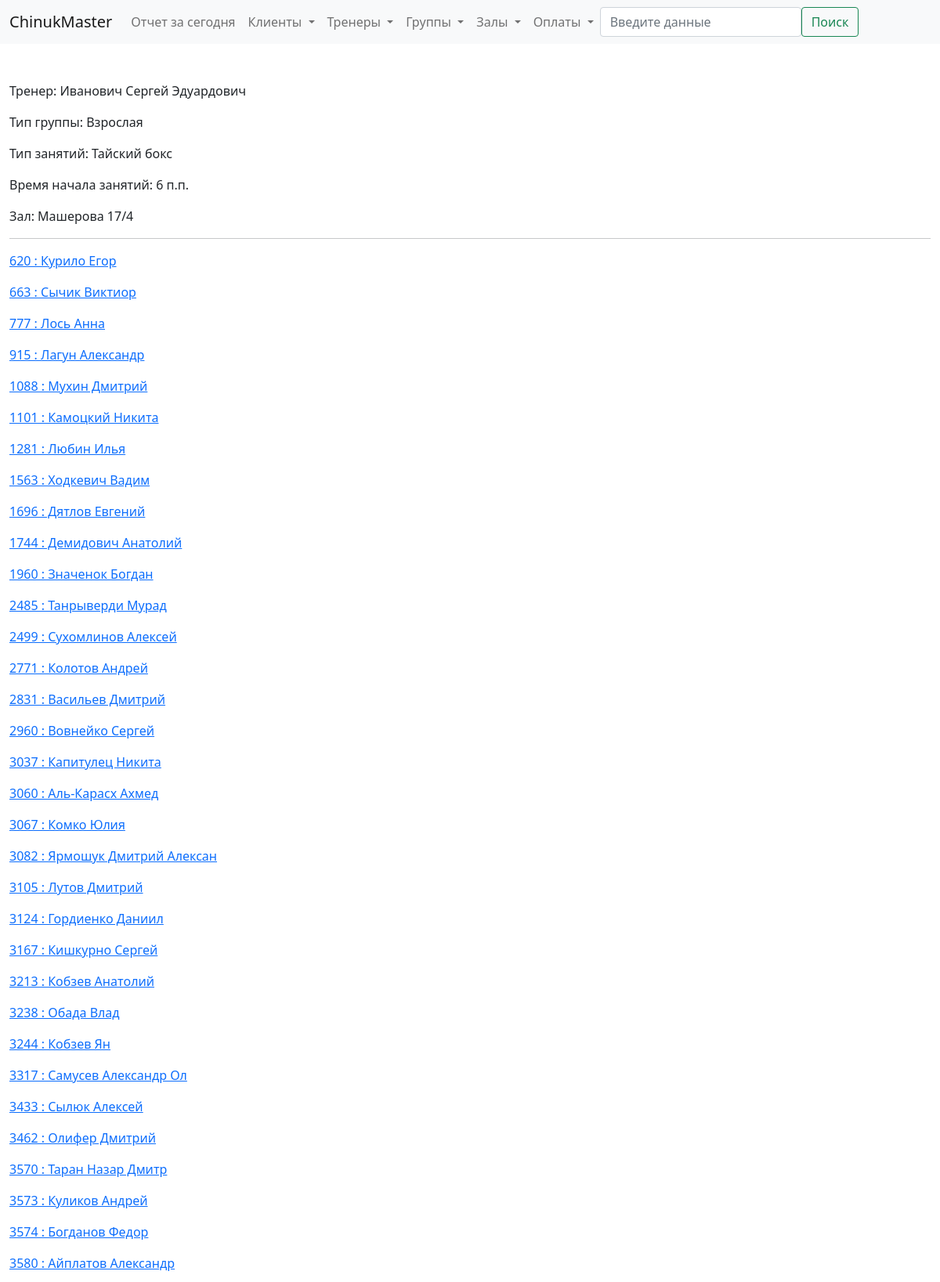
/group/9 (upper part), run on the app's committed database.
### billing/models.py (models this page shows, shortened)
class Group(models.Model):
    gr_type_choices = [
        ('A', 'Взрослая'),
        ('C', 'Детская')
    ]
    sport_type_choices = [
        ('B', 'Классический бокс'),
        ('T', 'Тайский бокс'),
        ('W', 'Женская группа'),
        ('M', 'ММА')
    ]
    schedule_choice = [
        ('uneven', 'пн. ср. пт.'),
        ('even', 'вт. чт. сб.'),
    ]
    gr_type = models.CharField(verbose_name='Возраст', max_length=1, choices=gr_type_choices, default='A')
    sport_type = models.CharField(verbose_name='Тип', max_length=1, choices = sport_type_choices, default='T')
    time = models.TimeField(verbose_name='Время')
    schedule = models.CharField(verbose_name='Расписание', max_length=6, choices=schedule_choice, null=True, blank=True)
    trener = models.ForeignKey('Trener', verbose_name='Тренер', on_delete=models.SET_NULL, null=True, blank=True)
    address = models.ForeignKey('Address', verbose_name='Зал', on_delete=models.SET_NULL, null=True, blank=True)
    class Meta:
        verbose_name = 'Группа'
        verbose_name_plural = 'Группы'
        ordering = ['time']
    def __str__(self):
        return f'{self.address}, {self.time}, {self.trener}'

class Trener(models.Model):
    name = models.CharField(max_length=50, verbose_name = 'Имя')
    tel_number = models.CharField(max_length=20, verbose_name = 'Номер телефона', null=True, blank=True)
    info = models.TextField(blank=True, null=False, verbose_name = 'Дополнительная информация')
    photo = models.ImageField(verbose_name='Фото', upload_to='billing/media/treners', height_field=None, width_field=None, null=True, blank=True)
    class Meta:
        verbose_name = 'Тренер'
        verbose_name_plural = 'Тренеры'
    def __str__(self):
        return self.name

class Address(models.Model):
    address_choices = [
        ('Машерова 17/4', 'Машерова 17/4'),
        ('Свердлова 23', 'Свердлова 23')
    ]
    address = models.CharField(max_length=20, choices = address_choices)
    tel_number = models.CharField(max_length = 20)
    class Meta:
        verbose_name = 'Адрес'
        verbose_name_plural = 'Адреса'
    def __str__(self):
        return self.address

class Client(models.Model):
    member_card = models.CharField(verbose_name='Членская карта', max_length=4, blank=True, null=True)
    name = models.CharField(verbose_name='ФИО', max_length=50, blank=True, null=True)
    tel_number = models.CharField(verbose_name='Номер телефона', max_length=20, blank=True, null=True)
    info = models.TextField(verbose_name='Дополнительная информация', null=True, blank=True)
    training_type_choices = [
        ('I', 'Индивидуал'),
        ('G', 'В группе'),
        ('B', 'Смешанный'),
    ]
    cl_type = models.CharField(verbose_name='Тип клиента', max_length=1, choices=training_type_choices, default='G')
    treners = models.ManyToManyField(Trener, verbose_name='Тренер', blank=True)
    groups = models.ManyToManyField(Group, verbose_name='Группа', blank=True)
    def __str__(self):
        if self.member_card:
            return f'{self.member_card} : {self.name}'
        return self.name
    class Meta:
        verbose_name = 'Клиент'
        verbose_name_plural = 'Клиенты'

### billing/views.py (the view)
# urls.py: path('<slug:obj>/<int:id>', views.detail_object, name='detail_object'),
def detail_object(request, obj, id):
    inst = obj_values[obj].objects.get(id=id)
    return render(request, f'billing/detail/{obj}.html', {
        f'{obj}' : inst,
    })

### ChinukMaster/templates/billing/detail/group.html (shortened to what this page needs)
{% extends 'billing/base.html' %}
{% block content %}
    <div class="detail-info">
        <p>Тренер: {{group.trener}}</p>
        {% if group.gr_type == 'A' %}
            <p>Тип группы: Взрослая</p>
        {% else %}
            <p>Тип группы: Детская</p>
        {% endif %}
        {% if group.sport_type == 'B' %}
            <p>Тип занятий: Классический бокс</p>
        {% elif group.sport_type == 'T' %}
            <p>Тип занятий: Тайский бокс</p>
        {% elif group.sport_type == 'W' %}
            <p>Тип занятий: Женская группа</p>
        {% elif group.sport_type == 'M' %}
            <p>Тип занятий: ММА</p>
        {% else %}
            <p>Wrong group type</p>
        {% endif %}
        <p>Время начала занятий: {{group.time}}</p>
        <p>Зал: {{group.address}}</p>
    </div>
    <hr>
    <div class="group-clients">
        {% for client in group.client_set.all %}
            <a href="{% url 'detail_object' obj='client' id=client.id %}"><p>{{client}}</p></a>
        {% endfor %}
    </div>
{% endblock %}

### data on the page
Group: trener "Иванович Сергей Эдуардович", time "6 п.п.", address "Машерова 17/4"
Client: member_card+name "620 : Курило Егор"
Client: member_card+name "663 : Сычик Виктиор"
Client: member_card+name "777 : Лось Анна"
Client: member_card+name "915 : Лагун Александр"
Client: member_card+name "1088 : Мухин Дмитрий"
Client: member_card+name "1101 : Камоцкий Никита"
Client: member_card+name "1281 : Любин Илья"
Client: member_card+name "1563 : Ходкевич Вадим"
Client: member_card+name "1696 : Дятлов Евгений"
Client: member_card+name "1744 : Демидович Анатолий"
Client: member_card+name "1960 : Значенок Богдан"
Client: member_card+name "2485 : Танрыверди Мурад"
Client: member_card+name "2499 : Сухомлинов Алексей"
Client: member_card+name "2771 : Колотов Андрей"
Client: member_card+name "2831 : Васильев Дмитрий"
Client: member_card+name "2960 : Вовнейко Сергей"
Client: member_card+name "3037 : Капитулец Никита"
Client: member_card+name "3060 : Аль-Карасх Ахмед"
Client: member_card+name "3067 : Комко Юлия"
Client: member_card+name "3082 : Ярмошук Дмитрий Алексан"
Client: member_card+name "3105 : Лутов Дмитрий"
Client: member_card+name "3124 : Гордиенко Даниил"
Client: member_card+name "3167 : Кишкурно Сергей"
Client: member_card+name "3213 : Кобзев Анатолий"
Client: member_card+name "3238 : Обада Влад"
Client: member_card+name "3244 : Кобзев Ян"
Client: member_card+name "3317 : Самусев Александр Ол"
Client: member_card+name "3433 : Сылюк Алексей"
Client: member_card+name "3462 : Олифер Дмитрий"
Client: member_card+name "3570 : Таран Назар Дмитр"
Client: member_card+name "3573 : Куликов Андрей"
Client: member_card+name "3574 : Богданов Федор"
Client: member_card+name "3580 : Айплатов Александр"
